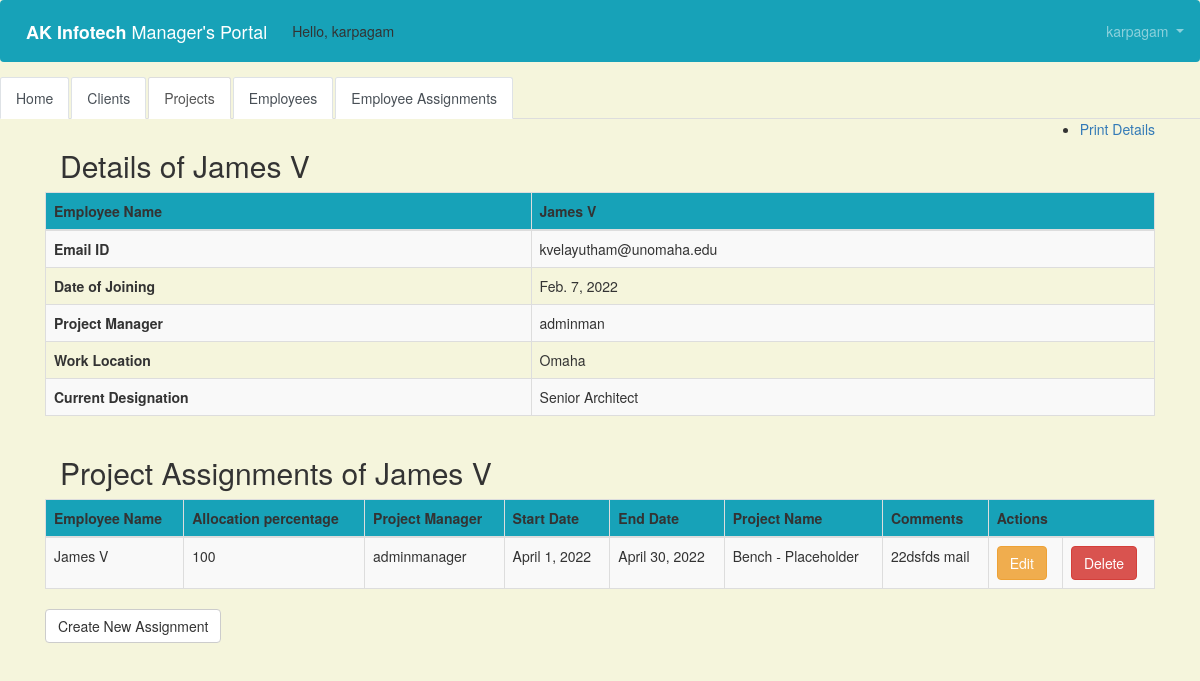
The page /manager/employee/4/employee_assignment/ (signed in) on the database its author committed.
### users/models.py (models this page shows)
class CustomUser(AbstractUser):
    department = models.CharField(max_length=50, default=' ', null=True, blank=True)
    cell_phone = models.CharField(max_length=50, default='(402)000-0000')
    date_of_joining = models.DateField(null=True, blank=True)
    employee_ID = models.CharField(max_length=50, default=' ', null=True, blank=True)
    office_location = models.CharField(max_length=50, default=' ', null=True, blank=True)
    designation = models.CharField(max_length=50, default=' ', null=True, blank=True)

### manager/models.py (models this page shows, shortened)
class Employee(models.Model):
    employee_name = models.CharField(max_length=50, blank=False, null=False, default=' ')
    first_name = models.CharField(max_length=50, blank=False, null=False, default=' ')
    last_name = models.CharField(max_length=50, blank=False, null=False, default=' ')
    Email = models.EmailField(max_length=100, default=' ')
    DOJ = models.DateField(null=True, blank=True)
    Project_manager = models.ForeignKey(users.models.CustomUser, related_name='manager', null=True,
                                        on_delete=models.DO_NOTHING)
    Location = models.CharField(max_length=50, blank=False, null=False, default=' ')
    Designation = models.CharField(max_length=50, blank=False, null=False, default=' ')
    def __str__(self):
        return self.employee_name

class Project(models.Model):
    project_name = models.CharField(max_length=50, blank=False, null=False, default=' ')
    project_description = models.CharField(max_length=50, blank=False, null=False, default=' ')
    start_date = models.DateField(null=True, blank=True)
    end_date = models.DateField(null=True, blank=True)
    client_name = models.ForeignKey(Client, related_name='client', max_length=50, blank=False, null=False, default=' ',
                                    on_delete=models.CASCADE)
    SOW_no = models.CharField(max_length=50, blank=False, null=False, default=' ')
    total_headcount = models.IntegerField(blank=False, null=False, default=' ')
    manager = models.ForeignKey(get_user_model(), on_delete=models.CASCADE)
    def __str__(self):
        return self.project_name

### assignment/models.py (models this page shows, shortened)
class Assignment(models.Model):
    employee_name = models.ForeignKey(Employee, related_name='name', blank=False, null=False, default=' ',
                                      on_delete=models.CASCADE)
    allocation_percentage = models.IntegerField(blank=False, null=False, default=' ')
    Project_manager = models.ForeignKey(get_user_model(), on_delete=models.CASCADE)
    start_date = models.DateField(default=' ')
    end_date = models.DateField(default=' ')
    email = models.EmailField(max_length=100, default='example@gmail.com')
    project_name = models.ForeignKey(Project, related_name='client', max_length=50, blank=False,
                                     null=False, default=' ',
                                     on_delete=models.CASCADE)
    comments = models.CharField(max_length=50, blank=False, null=False, default=' ')

### manager/views.py (the view)
# urls.py: path('employee/<int:pk>/employee_assignment/', views.employee_assignment, name='employee_assignment'),
@login_required
def employee_assignment(request, pk):
    employee = get_object_or_404(Employee, pk=pk)
    assignment = Assignment.objects.filter(employee_name=pk)
    return render(request, 'employee_assignment.html',
                  {'assignments': assignment, 'employee': employee})

### templates/employee_assignment.html (shortened to what this page needs)
{% extends 'base.html' %}
{% block content %}
 <html>
    <head>
        <link rel="stylesheet" href="https://maxcdn.bootstrapcdn.com/bootstrap/3.3.4/css/bootstrap.min.css">
    </head>
    <body>
    <ul class="object-tools">
        <li style = "float: right;">
            <a href="#" onclick="window.print();">Print Details     </a>
            <br>
        </li>
    </ul>
    <div class="container">
        <p>
        <h2> Details of {{ employee.employee_name }}</h2>
        </p>
    </div>
    <div>
        <table class="table table-striped table-bordered table-hover">
        <thead>
            <tr class="bg-info">
                <th>Employee Name </th>
                <th> {{ employee.employee_name }} </th>
            </tr>
        </thead>
          <tbody>     <tr> <td><b> Email ID </b> </td>
                                <td>{{ employee.Email }}</td></tr>
            <tr><td><b> Date of Joining </b></td> <td>{{ employee.DOJ }}</td></tr>
            <tr><td> <b> Project Manager </b> </td>  <td>{{ employee.Project_manager }}</td></tr>
          <tr><td> <b> Work Location </b> </td>   <td>{{ employee.Location }}</td></tr>
          <tr><td> <b> Current Designation </b> </td>  <td>{{ employee.Designation }}</td></tr>
            </tbody>
        </table>
     <div class="container">
        <p>
        <h2> Project Assignments of {{ employee.employee_name }}</h2>
        </p>
    </div>
        <table class="table table-striped table-bordered table-hover">
            <thead>
            <tr class="bg-info">
                <th>Employee Name</th>
                <th>Allocation percentage</th>
                <th>Project Manager</th>
                <th>Start Date</th>
                <th>End Date</th>
                <th>Project Name</th>
                <th>Comments</th>
                <th colspan="3">Actions</th>
            </tr>
            </thead>
            <tbody>
            {% for assignment in assignments %}
                <tr>
                    <td>{{ assignment.employee_name }}</td>
                    <td>{{ assignment.allocation_percentage }}</td>
                    <td>{{ assignment.Project_manager }}</td>
                    <td>{{ assignment.start_date }}</td>
                    <td>{{ assignment.end_date }}</td>
                    <td>{{ assignment.project_name }}</td>
                    <td>{{ assignment.comments }}</td>
                    <td><a href="{% url 'assignment_edit' pk=assignment.pk %}" class="btn btn-warning">Edit</a>
                    <td><a href="{% url 'assignment_delete' pk=assignment.pk %}"
                        onclick="return confirm('Are you sure you want to delete?')"
                        class="btn btn-danger">Delete</a>
                    </td>
                </tr>
            {% endfor %}
            </tbody>
        </table>
 <p>
    <a href="{% url 'assignment_new' %}" class="btn btn-default">Create New Assignment</a>
    </p>
    </div>
        </body>
    </html>
{% endblock content %}

### templates/base.html (shortened to what this page needs)
<!doctype html>
<html lang="en">
  <head>
    <link rel="stylesheet" href="https://stackpath.bootstrapcdn.com/bootstrap/4.1.3/css/bootstrap.min.css">
  </head>
  <body>
 <nav class="navbar navbar-expand-md navbar-dark bg-info mb-4">
      <a class="navbar-brand" href="{% url 'home' %}"> <b> AK Infotech </b>Manager's Portal </a>
     {% if user.is_authenticated %}
        <ul class="navbar-nav">
          Hello, {{ user.username }}
        </ul>
      {% endif %}
      <div class="collapse navbar-collapse" id="navbarCollapse">
        {% if user.is_authenticated %}
          <ul class="navbar-nav navbar-right">
            <li class="nav-item">
              <a class="nav-link dropdown-toggle" href="#" id="userMenu"\
              data-toggle="dropdown" aria-haspopup="true" aria-expanded\
              ="false">
                {{ user.username }}
              </a>
            </li>
          </ul>
        {% endif %}
              </nav>
<div>
     <ul class="nav nav-tabs">
         <li class="nav-item">
    <a class="nav-link active" href="{%  url 'home' %}">Home</a>
  </li>
  <li class="nav-item">
    <a class="nav-link active" href="{%  url 'client_list' %}">Clients</a>
  </li>
  <li class="nav-item active">
    <a class="nav-link" href="{%  url 'project_list' %}">Projects</a>
  </li>
  <li class="nav-item">
    <a class="nav-link active" href="{%  url 'employee_list' %}">Employees</a>
  </li>
         <li class="nav-item">
    <a class="nav-link active" href="{%  url 'assignment_list' %}">Employee Assignments</a>
  </li>
</ul>
 </div>
<div class="container">
      {% block content %}
      {% endblock content %}
    </div>
  </body>
</html>

### templates/employee_assignment.html (style rules this page uses)
body { background-color: beige; }

### rows shown on the page
CustomUser: username "karpagam"
Employee: employee_name "James V", Email "kvelayutham@unomaha.edu", DOJ "Feb. 7, 2022", Project_manager "adminman", Location "Omaha", Designation "Senior Architect"
Assignment: employee_name "James V", allocation_percentage "100", Project_manager "adminmanager", start_date "April 1, 2022", end_date "April 30, 2022", project_name "Bench - Placeholder", comments "22dsfds mail"
